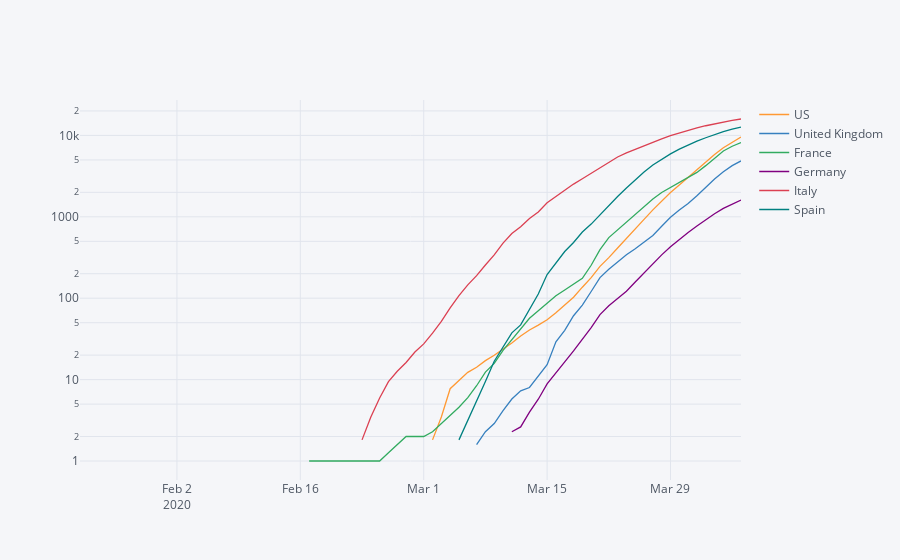

Notebook cell for this chart:
### Code cell
df[['US', 'United Kingdom', 'France', 'Germany', 'Italy', 'Spain']].apply(np.log).rolling(3).mean().apply(np.exp).iplot(logy=True)
